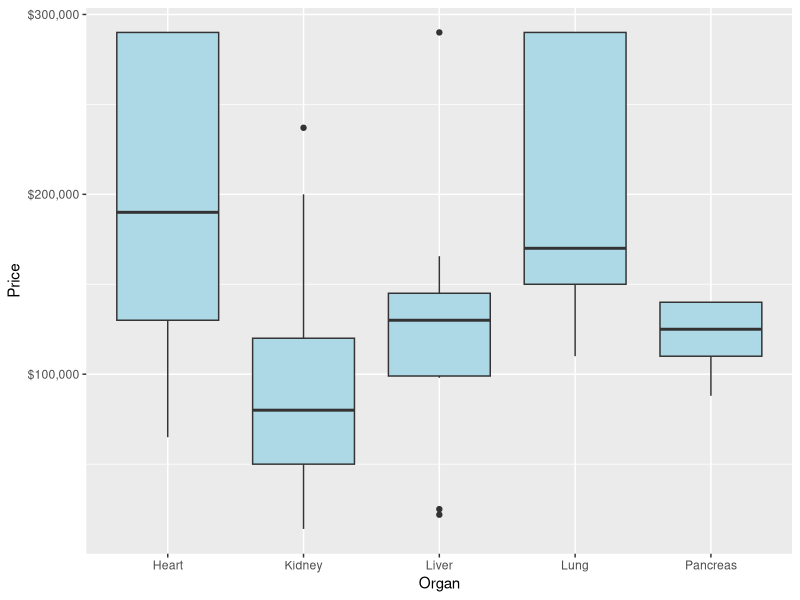
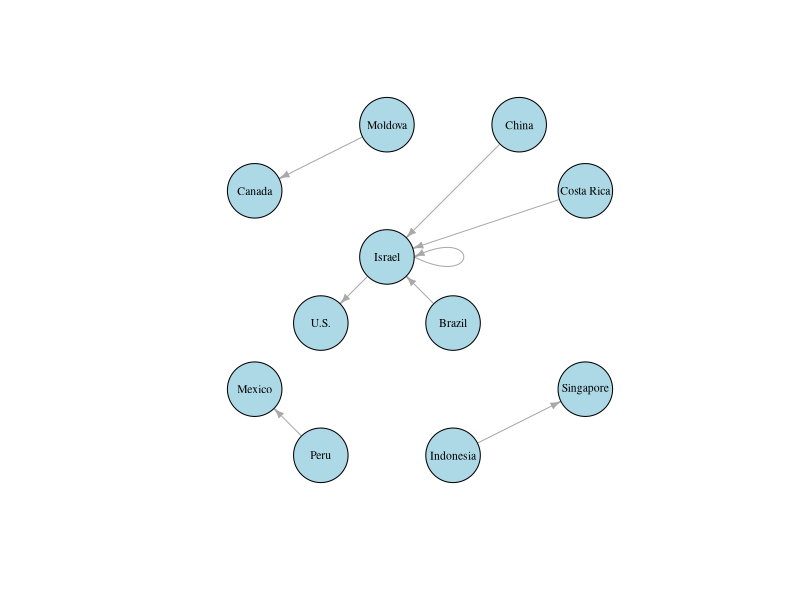

Recreate these plots in R, in order.
library(dplyr)
library(readxl)
crime_dt <- read_excel("Transnational_Crime.xlsx", sheet = "Organs") %>% select(-Country)
library(ggplot2)
library(scales)

ggplot(crime_dt, aes(x = Organ, y = Price)) +
  geom_boxplot(fill = "lightblue") +
  labs(x = "Organ",
       y = "Price") + scale_y_continuous(labels = dollar)


#### grafy
library(igraph)

###########
# krawedzie <- c(1, 2, 2, 3, 3, 4, 4, 1, 1, 3)
# graf <- make_graph(edges = krawedzie, directed = TRUE)
# plot(graf, vertex.color = "skyblue", vertex.size = 30, edge.arrow.size = 0.5,
#      vertex.label.color = "black", main = "Przykładowy graf")
###########

crime_dt2 <- read_excel("Transnational_Crime.xlsx", sheet = "Vendors vs Recipients")
crime_dt2 <- crime_dt2 %>% 
  mutate(markup = Recipient_Paid-Vendor_Received)

# Tworzymy ramkę danych dla krawędzi grafu
edges <- data.frame(from = crime_dt2$Vendor_From, to = crime_dt2$Recipient_From)

# Tworzymy graf w oparciu o ramkę danych
g <- graph_from_data_frame(d = edges, directed = TRUE)

# Dodanie wartości Markup_Pr jako atrybutu krawędzi
#E(g)$label <- crime_dt2$markup

# Ustalenie własnego układu
x_coords <- c(5, 6, 3, 2, 4, 3, 4, 1, 1, 6, 2)  
y_coords <- c(6, 5, 6, 1, 1, 4, 3, 5, 2, 2, 3)

# Tworzymy macierz z współrzędnymi
custom_layout <- cbind(x_coords, y_coords)

plot(
  g,
  vertex.size = 33,                      # Rozmiar wierzchołków
  vertex.label.cex = 0.7,                 # Rozmiar etykiet
  vertex.label.color = "black",
  edge.arrow.size = 0.5,                  # Standardowy rozmiar strzałek
  edge.color = "darkgrey",
  vertex.color = "lightblue",
  layout = custom_layout
)







